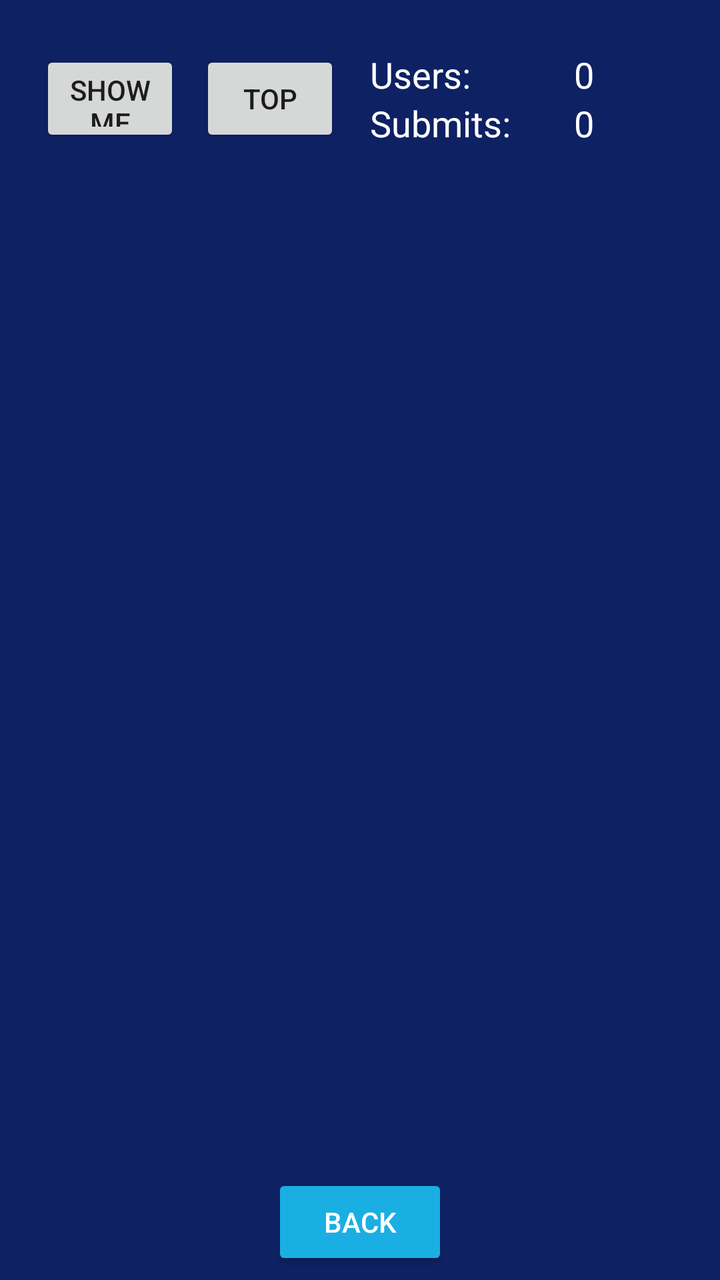
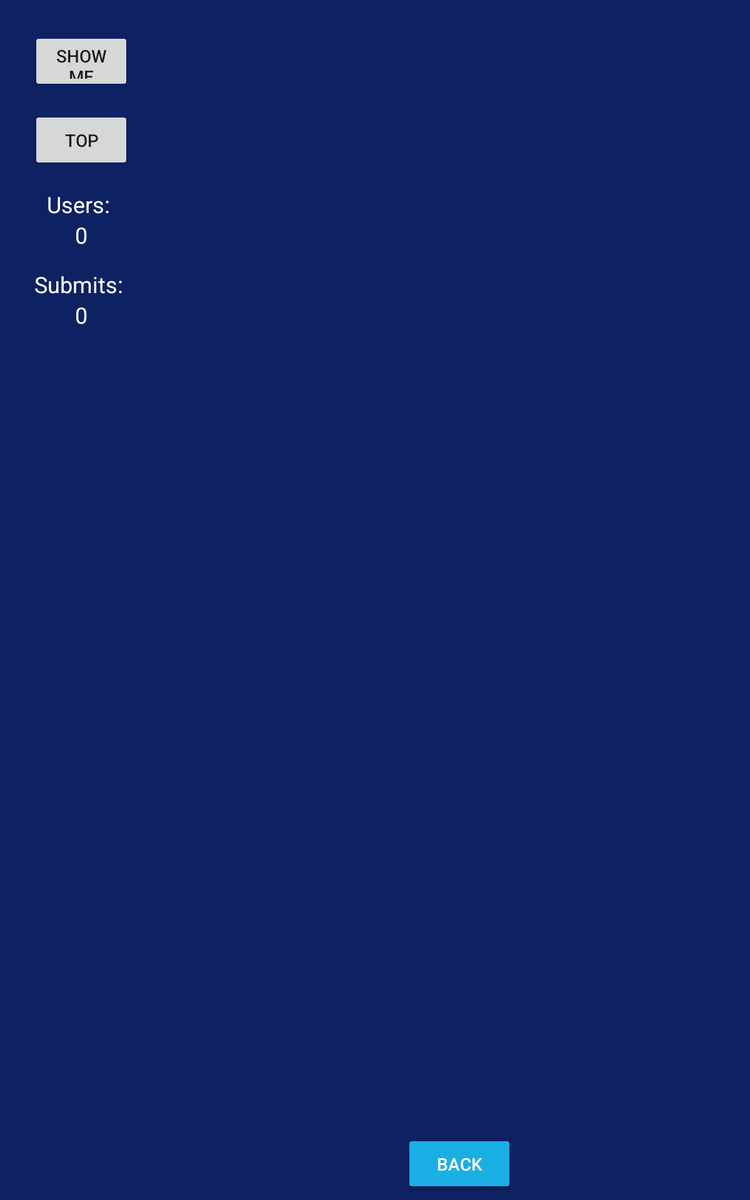

First picture: res/layout/ on a phone held upright. Second picture: the repository's own variant of that layout, on a device whose configuration matches the variant's folder. Source for both follows.
<!-- AndroidManifest.xml: application theme DisasterMasterTheme -->
<!-- res/layout/fragment_rankings.xml -->
<?xml version="1.0" encoding="utf-8"?>
<FrameLayout xmlns:android="http://schemas.android.com/apk/res/android"
    xmlns:app="http://schemas.android.com/apk/res-auto"
    xmlns:tools="http://schemas.android.com/tools"
    android:layout_width="match_parent"
    android:layout_height="match_parent"
    android:background="@color/colorPrimary"
    tools:context=".Fragments.RankingsFragment">

    <androidx.constraintlayout.widget.ConstraintLayout
        android:layout_width="match_parent"
        android:layout_height="match_parent">

        <LinearLayout
            android:id="@+id/linearLayout1"
            android:layout_width="match_parent"
            android:layout_height="wrap_content"
            android:layout_marginTop="15dp"
            android:layout_marginStart="10dp"
            android:layout_marginLeft="10dp"
            android:layout_marginEnd="10dp"
            android:layout_marginRight="15dp"
            android:orientation="horizontal"
            android:gravity="center"
            android:background="@drawable/roundcorner"
            app:layout_constraintEnd_toEndOf="parent"
            app:layout_constraintStart_toStartOf="parent"
            app:layout_constraintTop_toTopOf="parent"
            android:padding="10dp">

            <Button
                android:id="@+id/scopeMe_btn"
                style="@style/btnGoTheme"
                android:layout_width="70dp"
                android:layout_height="48dp"
                android:text="@string/scopeMe"
                app:layout_constraintStart_toStartOf="parent"
                app:layout_constraintTop_toTopOf="parent"
                android:layout_marginRight="10dp"/>

            <Button
                android:id="@+id/scopeTop_btn"
                style="@style/btnGoTheme"
                android:layout_width="70dp"
                android:layout_height="48dp"

                android:text="@string/top"
                app:layout_constraintStart_toStartOf="parent"
                app:layout_constraintTop_toTopOf="parent" />

            <LinearLayout
                android:id="@+id/linearLayout2"
                android:layout_width="wrap_content"
                android:layout_height="wrap_content"


                android:layout_marginLeft="15dp"

                android:layout_marginRight="5dp"
                android:orientation="vertical">

                <TextView
                    android:id="@+id/textview_label_users"
                    android:layout_width="wrap_content"
                    android:layout_height="wrap_content"
                    android:layout_weight="1"
                    android:gravity="start"
                    android:textColor="@color/colorWhite"
                    android:textSize="18sp"
                    android:text="@string/totalUsers" />

                <TextView
                    android:id="@+id/textview_label_submits"
                    android:layout_width="wrap_content"
                    android:layout_height="wrap_content"
                    android:layout_weight="1"
                    android:gravity="start"
                    android:textColor="@color/colorWhite"
                    android:textSize="18sp"
                    android:text="@string/totalSubmits"/>

            </LinearLayout>

            <LinearLayout
                android:id="@+id/linearLayout3"
                android:layout_width="75dp"
                android:layout_height="wrap_content"

                android:orientation="vertical">

                <TextView
                    android:id="@+id/textview_totalUsers"
                    android:layout_width="wrap_content"
                    android:layout_height="wrap_content"
                    android:layout_marginEnd="10dp"
                    android:layout_gravity="center"
                    android:gravity="left"
                    android:layout_marginRight="10dp"
                    android:textColor="@color/colorWhite"
                    android:textSize="18sp"
                    android:text="@string/zero" />

                <TextView
                    android:id="@+id/textview_totalSubmits"
                    android:layout_width="wrap_content"
                    android:layout_height="wrap_content"
                    android:layout_gravity="center"
                    android:layout_marginEnd="10dp"
                    android:layout_marginRight="10dp"
                    android:textColor="@color/colorWhite"
                    android:textSize="18sp"
                    android:text="@string/zero"/>

            </LinearLayout>

        </LinearLayout>

        <androidx.recyclerview.widget.RecyclerView
            android:id="@+id/recyclerView_rankings"
            android:layout_width="match_parent"
            android:layout_height="525dp"
            android:layout_marginTop="15dp"
            android:layout_marginStart="15dp"
            android:layout_marginLeft="15dp"
            android:layout_marginEnd="15dp"
            android:layout_marginRight="15dp"
            app:layout_constraintEnd_toEndOf="parent"
            app:layout_constraintStart_toStartOf="parent"
            app:layout_constraintTop_toBottomOf="@+id/linearLayout1">
        </androidx.recyclerview.widget.RecyclerView>

        <Button
            android:id="@+id/back_btn"
            style="@style/Widget.AppCompat.Button.Colored"
            android:layout_width="wrap_content"
            android:layout_height="48dp"
            android:layout_marginTop="5dp"
            android:layout_marginBottom="5dp"
            android:text="@string/back"
            app:layout_constraintBottom_toBottomOf="parent"
            app:layout_constraintEnd_toEndOf="parent"
            app:layout_constraintHorizontal_bias="0.5"
            app:layout_constraintStart_toStartOf="parent" />

    </androidx.constraintlayout.widget.ConstraintLayout>
</FrameLayout>
<!-- resources referenced by this layout -->
<resources>
  <color name="colorPrimary">#0E2163</color>
  <color name="colorWhite">#FFFFFF</color>
  <string name="back">Back</string>
  <string name="scopeMe">Show me</string>
  <string name="top" translatable="false">Top</string>
  <string name="totalSubmits">"Submits: "</string>
  <string name="totalUsers">"Users: "</string>
  <string name="zero" translatable="false">0</string>
  <style name="DisasterMasterTheme" parent="Theme.AppCompat.Light.DarkActionBar">
          
          <item name="colorPrimary">@color/colorPrimary</item>
          <item name="colorPrimaryDark">@color/colorPrimaryDark</item>
          <item name="colorAccent">@color/colorAccent</item>
      </style>
  <color name="colorPrimaryDark">#16388F</color>
  <color name="colorAccent">#1AAFE3</color>
</resources>
<!-- res/layout-sw600dp/fragment_rankings.xml (the repository's variant of the layout above) -->
<!-- drawn on a 7-inch tablet held upright -->
<?xml version="1.0" encoding="utf-8"?>
<FrameLayout xmlns:android="http://schemas.android.com/apk/res/android"
    xmlns:app="http://schemas.android.com/apk/res-auto"
    xmlns:tools="http://schemas.android.com/tools"
    android:layout_width="match_parent"
    android:layout_height="match_parent"
    android:background="@color/colorPrimary"
    tools:context=".Fragments.RankingsFragment">

    <androidx.constraintlayout.widget.ConstraintLayout
        android:layout_width="match_parent"
        android:layout_height="match_parent">

        <LinearLayout
            android:id="@+id/linearLayout1"
            android:layout_width="wrap_content"
            android:layout_height="match_parent"
            android:layout_marginStart="10dp"
            android:layout_marginLeft="10dp"
            android:layout_marginTop="10dp"
            android:layout_marginBottom="10dp"
            android:background="@drawable/roundcorner"
            android:orientation="vertical"
            app:layout_constraintBottom_toBottomOf="parent"
            app:layout_constraintStart_toStartOf="parent"
            app:layout_constraintTop_toTopOf="parent">

            <Button
                android:id="@+id/scopeMe_btn"
                style="@style/btnGoTheme"
                android:layout_width="80dp"
                android:layout_height="48dp"
                android:layout_marginStart="15dp"
                android:layout_marginLeft="15dp"
                android:layout_marginTop="15dp"
                android:layout_marginEnd="15dp"
                android:layout_marginRight="15dp"
                android:text="@string/scopeMe"
                app:layout_constraintStart_toStartOf="parent"
                app:layout_constraintTop_toTopOf="parent" />

            <Button
                android:id="@+id/scopeTop_btn"
                style="@style/btnGoTheme"
                android:layout_width="80dp"
                android:layout_height="48dp"
                android:layout_marginStart="15dp"
                android:layout_marginLeft="15dp"
                android:layout_marginTop="15dp"
                android:layout_marginEnd="15dp"
                android:layout_marginRight="15dp"
                android:text="@string/top"
                app:layout_constraintStart_toStartOf="parent"
                app:layout_constraintTop_toTopOf="parent" />

            <LinearLayout
                android:id="@+id/linearLayout2"
                android:layout_width="match_parent"
                android:layout_height="wrap_content"
                android:layout_marginStart="15dp"
                android:layout_marginLeft="15dp"
                android:layout_marginTop="15dp"
                android:layout_marginEnd="15dp"
                android:layout_marginRight="15dp"
                android:orientation="vertical">

                <TextView
                    android:id="@+id/textview_label_users"
                    android:layout_width="match_parent"
                    android:layout_height="wrap_content"
                    android:layout_gravity="center"
                    android:layout_weight="1"
                    android:text="@string/totalUsers"
                    android:textAlignment="center"
                    android:textColor="@color/colorWhite"
                    android:textSize="18sp" />

                <TextView
                    android:id="@+id/textview_totalUsers"
                    android:layout_width="wrap_content"
                    android:layout_height="wrap_content"
                    android:layout_gravity="center"
                    android:layout_weight="1"
                    android:text="@string/zero"
                    android:textAlignment="center"
                    android:textColor="@color/colorWhite"
                    android:textSize="18sp" />

            </LinearLayout>

            <LinearLayout
                android:id="@+id/linearLayout3"
                android:layout_width="match_parent"
                android:layout_height="wrap_content"
                android:layout_marginStart="10dp"
                android:layout_marginLeft="10dp"
                android:layout_marginTop="15dp"
                android:layout_marginEnd="10dp"
                android:layout_marginRight="10dp"
                android:gravity="end"
                android:orientation="vertical">

                <TextView
                    android:id="@+id/textview_label_submits"
                    android:layout_width="match_parent"
                    android:layout_height="wrap_content"
                    android:layout_gravity="center"
                    android:layout_weight="1"
                    android:text="@string/totalSubmits"
                    android:textAlignment="center"
                    android:textColor="@color/colorWhite"
                    android:textSize="18sp" />

                <TextView
                    android:id="@+id/textview_totalSubmits"
                    android:layout_width="wrap_content"
                    android:layout_height="wrap_content"
                    android:layout_gravity="center"
                    android:layout_weight="1"
                    android:text="@string/zero"
                    android:textAlignment="center"
                    android:textColor="@color/colorWhite"
                    android:textSize="18sp" />

            </LinearLayout>

        </LinearLayout>

        <androidx.recyclerview.widget.RecyclerView
            android:id="@+id/recyclerView_rankings"
            android:layout_width="0dp"
            android:layout_height="0dp"
            android:layout_marginStart="15dp"
            android:layout_marginLeft="15dp"
            android:layout_marginTop="10dp"
            android:layout_marginEnd="15dp"
            android:layout_marginRight="15dp"
            android:background="@drawable/roundcorner"
            android:padding="10dp"
            app:layout_constraintBottom_toTopOf="@+id/back_btn"
            app:layout_constraintEnd_toEndOf="parent"
            app:layout_constraintStart_toEndOf="@id/linearLayout1"
            app:layout_constraintTop_toTopOf="parent">

        </androidx.recyclerview.widget.RecyclerView>

        <Button
            android:id="@+id/back_btn"
            style="@style/Widget.AppCompat.Button.Colored"
            android:layout_width="wrap_content"
            android:layout_height="48dp"
            android:layout_marginBottom="5dp"
            android:text="@string/back"
            app:layout_constraintBottom_toBottomOf="parent"
            app:layout_constraintEnd_toEndOf="parent"
            android:textColor="@color/colorWhite"
            app:layout_constraintHorizontal_bias="0.5"
            app:layout_constraintStart_toStartOf="@+id/recyclerView_rankings" />

    </androidx.constraintlayout.widget.ConstraintLayout>
</FrameLayout>
